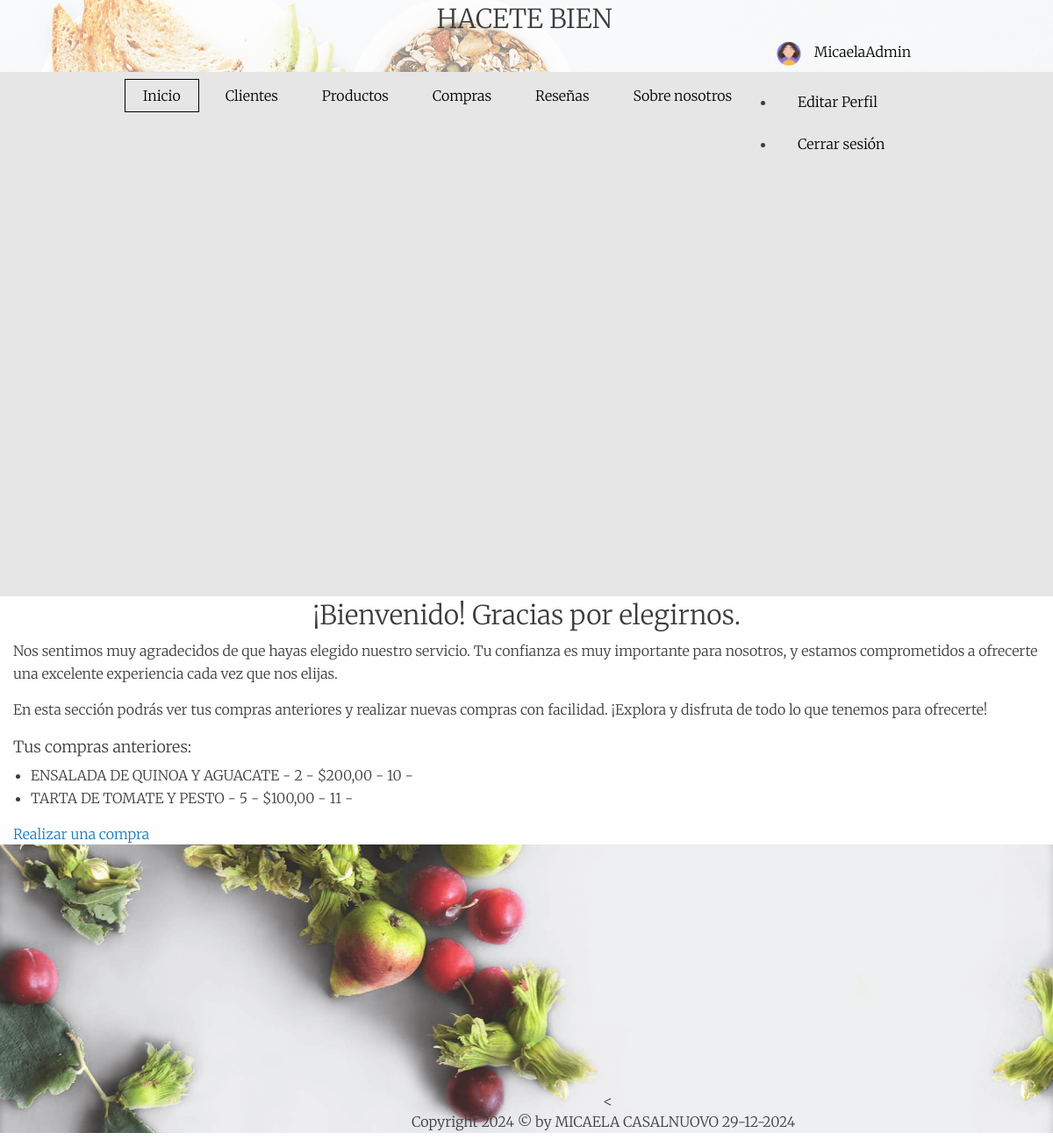
The page /App/bienvenido/ (signed in) on the database its author committed.
### Users/models.py (models this page shows, shortened)
class Avatar(models.Model):
    user = models.OneToOneField(User, on_delete=models.CASCADE, null=True, blank=True)
    imagen = models.ImageField(upload_to='avatars/', null=True, blank=True)

### App/models.py (models this page shows, shortened)
class ModeloCompra(models.Model):
    producto = models.ForeignKey('ModeloProducto', on_delete=models.CASCADE)
    cantidad = models.PositiveIntegerField()
    precio = models.DecimalField(max_digits=10, decimal_places=2)
    nro_compra = models.CharField(max_length=20, unique=True)
    usuario = models.ForeignKey(User, on_delete=models.CASCADE, null=True)  # Cambiado a null=True temporalmente

class ModeloProducto(models.Model):
    sku = models.CharField(max_length=50, unique=True)
    descripcion = models.TextField()
    stock = models.PositiveIntegerField()
    precio = models.DecimalField(max_digits=10, decimal_places=2)

### App/views.py (the view)
# urls.py: path('bienvenido/', views.bienvenido, name='bienvenido'),
@login_required
def bienvenido(request):
    compras = ModeloCompra.objects.filter(usuario=request.user)
    return render(request, 'App/bienvenido.html', {'compras': compras})

### App/templates/App/bienvenido.html (shortened to what this page needs)
{% extends "App/base.html" %}
{% load static %}
{% block main %}
<html lang="es">
<head>
</head>
<body>
  <section id="bienvenida" class="bienvenida-section">
    <div class="container">
      <h2 class="header-txt">¡Bienvenido! Gracias por elegirnos.</h2>
      <p class="bienvenida-text">Nos sentimos muy agradecidos de que hayas elegido nuestro servicio. Tu confianza es muy importante para nosotros, y estamos comprometidos a ofrecerte una excelente experiencia cada vez que nos elijas.</p>
      <p class="bienvenida-text">En esta sección podrás ver tus compras anteriores y realizar nuevas compras con facilidad. ¡Explora y disfruta de todo lo que tenemos para ofrecerte!</p>
      {% if compras %}
        <h3>Tus compras anteriores:</h3>
        <ul>
          {% for compra in compras %}
            <li>{{ compra.producto.descripcion }} - {{ compra.cantidad }} - ${{ compra.precio }} - {{ compra.nro_compra }} - {{ compra.fecha_compra }}</li>
          {% endfor %}
        </ul>
      {% else %}
        <p>No has realizado compras aún.</p>
      {% endif %}
      <a href="{% url 'formulario_compra' %}" class="btn btn-primary">Realizar una compra</a>
    </div>
  </section>
</body>
</html>
{% endblock main %}

### App/templates/App/base.html (shortened to what this page needs)
<!doctype html>
{% load static %}
<html class="no-js" lang="en">
<head>
    <link rel="stylesheet" href="{% static 'App/css/app.css' %}">
    <link rel="stylesheet" type="text/css" href="https://cdnjs.cloudflare.com/ajax/libs/slick-carousel/1.7.1/slick.css" />
    <link rel="stylesheet" type="text/css" href="https://cdnjs.cloudflare.com/ajax/libs/slick-carousel/1.7.1/slick-theme.css" />
</head>
<body>
    <header class="site-header">
        <div class="container">
            <div class="header-content">
                <div class="top-menu  scroll-reveal">
                    <div class="menu">
                        <nav id="main-nav" data-animate="menu-in menu-out">
                            <ul class="main-navigation">
                                <ul class="main-navigation">
                                    <li><a class="m-active" href="{% url 'inicio' %}" data-text="Inicio">Inicio</a></li>
                                    <li><a class="m-anim" href="{% url 'clientes' %}" data-text="Clientes">Clientes</a></li>
                                    <li><a class="m-anim" href="{% url 'productos' %}" data-text="Productos">Productos</a></li>
                                    <li><a class="m-anim" href="{% url 'compra' %}" data-text="Compras">Compras</a></li>
                                    <li><a class="m-anim" href="{% url 'resenas' %}" data-text="Reseñas">Reseñas</a></li>
                                    <li><a class="m-anim" href="{% url 'about' %}" data-text="Sobre nosotros">Sobre nosotros</a></li>
                                    {% if user.is_authenticated %}
                                    <li class="nav-item dropdown">
                                        <a class="nav-link dropdown-toggle" href="#" id="navbarDropdown" role="button" data-bs-toggle="dropdown" aria-expanded="false">
                                            {% if user.avatar %}
                                                <img src="{{ user.avatar.imagen.url }}" alt="Avatar"
                                                     style="width: 30px; height: 30px; border-radius: 50%; object-fit: cover; margin-right: 10px;" />
                                            {% else %}
                                                <img src="{% static 'default-avatar.png' %}" alt="Avatar"
                                                     style="width: 30px; height: 30px; border-radius: 50%; object-fit: cover; margin-right: 10px;" />
                                            {% endif %}
                                            {{ user.username }}
                                        </a>
                                        <ul class="dropdown-menu" aria-labelledby="navbarDropdown">
                                            <li><a class="dropdown-item" href="{% url 'cambiar_email_y_contrasena' %}" data-text="Editar Perfil">Editar Perfil</a></li>
                                            <li><a class="dropdown-item" href="{% url 'Logout' %}" data-text="Cerrar sesión">Cerrar sesión</a></li>
                                        </ul>
                                    </li>
                                {% else %}
                                    <li><a class="m-anim" href="{% url 'Login' %}" data-text="Login">Iniciar sesión</a></li>
                                {% endif %}
                                </ul>
                        </nav>
                    </div>
                </div>
            </div>
        </div>
        <div class="slider">
            <div class="a-slide slide1">
                <div class="container">
                    <div class="bottom-section scroll-reveal" data-origin="right" data-distance="20%">
                        <h1 class="header-txt">HACETE BIEN</h1>
                    </div>
                </div>
            </div>
        </div>
    </header>
</body>
    {% block main  %}
    {% endblock main  %}
    <footer id="contact-us">
        <div class="container">
            <div class="footer-content">
                <
            </div>
            <p class="copy-info">Copyright 2024 © by MICAELA CASALNUOVO 29-12-2024</p>
        </div>
    </footer>
</body>
</html>

### rows shown on the page
ModeloCompra: producto.descripcion "ENSALADA DE QUINOA Y AGUACATE", cantidad "2", precio "200,00", nro_compra "10"
ModeloCompra: producto.descripcion "TARTA DE TOMATE Y PESTO", cantidad "5", precio "100,00", nro_compra "11"

### other values the page prints
{{ user.username }} "MicaelaAdmin"
